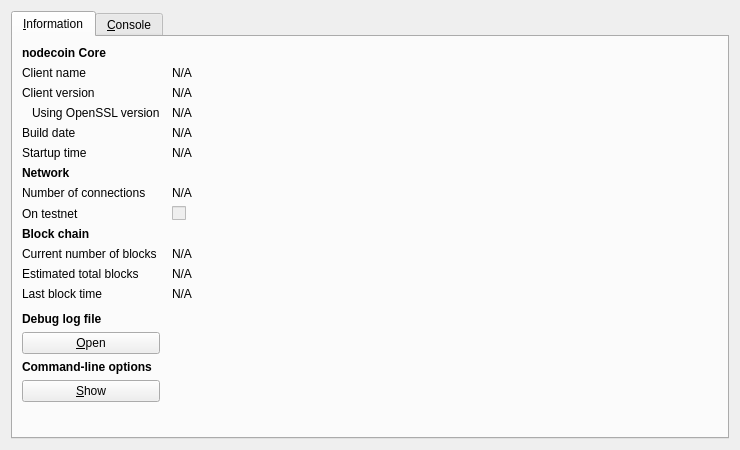
<?xml version="1.0" encoding="UTF-8"?>
<ui version="4.0">
 <class>RPCConsole</class>
 <widget class="QDialog" name="RPCConsole">
  <property name="geometry">
   <rect>
    <x>0</x>
    <y>0</y>
    <width>740</width>
    <height>450</height>
   </rect>
  </property>
  <property name="windowTitle">
   <string>nodecoin - Debug window</string>
  </property>
  <layout class="QVBoxLayout" name="verticalLayout_2">
   <item>
    <widget class="QTabWidget" name="tabWidget">
     <property name="currentIndex">
      <number>0</number>
     </property>
     <widget class="QWidget" name="tab_info">
      <attribute name="title">
       <string>&amp;Information</string>
      </attribute>
      <layout class="QGridLayout" name="gridLayout" columnstretch="0,1">
       <property name="horizontalSpacing">
        <number>12</number>
       </property>
       <item row="0" column="0">
        <widget class="QLabel" name="label_9">
         <property name="font">
          <font>
           <weight>75</weight>
           <bold>true</bold>
          </font>
         </property>
         <property name="text">
          <string>nodecoin Core</string>
         </property>
        </widget>
       </item>
       <item row="1" column="0">
        <widget class="QLabel" name="label_5">
         <property name="text">
          <string>Client name</string>
         </property>
        </widget>
       </item>
       <item row="1" column="1">
        <widget class="QLabel" name="clientName">
         <property name="cursor">
          <cursorShape>IBeamCursor</cursorShape>
         </property>
         <property name="text">
          <string>N/A</string>
         </property>
         <property name="textFormat">
          <enum>Qt::PlainText</enum>
         </property>
         <property name="textInteractionFlags">
          <set>Qt::LinksAccessibleByMouse|Qt::TextSelectableByKeyboard|Qt::TextSelectableByMouse</set>
         </property>
        </widget>
       </item>
       <item row="2" column="0">
        <widget class="QLabel" name="label_6">
         <property name="text">
          <string>Client version</string>
         </property>
        </widget>
       </item>
       <item row="2" column="1">
        <widget class="QLabel" name="clientVersion">
         <property name="cursor">
          <cursorShape>IBeamCursor</cursorShape>
         </property>
         <property name="text">
          <string>N/A</string>
         </property>
         <property name="textFormat">
          <enum>Qt::PlainText</enum>
         </property>
         <property name="textInteractionFlags">
          <set>Qt::LinksAccessibleByMouse|Qt::TextSelectableByKeyboard|Qt::TextSelectableByMouse</set>
         </property>
        </widget>
       </item>
       <item row="3" column="0">
        <widget class="QLabel" name="label_14">
         <property name="text">
          <string>Using OpenSSL version</string>
         </property>
         <property name="indent">
          <number>10</number>
         </property>
        </widget>
       </item>
       <item row="3" column="1">
        <widget class="QLabel" name="openSSLVersion">
         <property name="cursor">
          <cursorShape>IBeamCursor</cursorShape>
         </property>
         <property name="text">
          <string>N/A</string>
         </property>
         <property name="textFormat">
          <enum>Qt::PlainText</enum>
         </property>
         <property name="textInteractionFlags">
          <set>Qt::LinksAccessibleByMouse|Qt::TextSelectableByKeyboard|Qt::TextSelectableByMouse</set>
         </property>
        </widget>
       </item>
       <item row="4" column="0">
        <widget class="QLabel" name="label_12">
         <property name="text">
          <string>Build date</string>
         </property>
        </widget>
       </item>
       <item row="4" column="1">
        <widget class="QLabel" name="buildDate">
         <property name="cursor">
          <cursorShape>IBeamCursor</cursorShape>
         </property>
         <property name="text">
          <string>N/A</string>
         </property>
         <property name="textFormat">
          <enum>Qt::PlainText</enum>
         </property>
         <property name="textInteractionFlags">
          <set>Qt::LinksAccessibleByMouse|Qt::TextSelectableByKeyboard|Qt::TextSelectableByMouse</set>
         </property>
        </widget>
       </item>
       <item row="5" column="0">
        <widget class="QLabel" name="label_13">
         <property name="text">
          <string>Startup time</string>
         </property>
        </widget>
       </item>
       <item row="5" column="1">
        <widget class="QLabel" name="startupTime">
         <property name="cursor">
          <cursorShape>IBeamCursor</cursorShape>
         </property>
         <property name="text">
          <string>N/A</string>
         </property>
         <property name="textFormat">
          <enum>Qt::PlainText</enum>
         </property>
         <property name="textInteractionFlags">
          <set>Qt::LinksAccessibleByMouse|Qt::TextSelectableByKeyboard|Qt::TextSelectableByMouse</set>
         </property>
        </widget>
       </item>
       <item row="6" column="0">
        <widget class="QLabel" name="label_11">
         <property name="font">
          <font>
           <weight>75</weight>
           <bold>true</bold>
          </font>
         </property>
         <property name="text">
          <string>Network</string>
         </property>
        </widget>
       </item>
       <item row="7" column="0">
        <widget class="QLabel" name="label_7">
         <property name="text">
          <string>Number of connections</string>
         </property>
        </widget>
       </item>
       <item row="7" column="1">
        <widget class="QLabel" name="numberOfConnections">
         <property name="cursor">
          <cursorShape>IBeamCursor</cursorShape>
         </property>
         <property name="text">
          <string>N/A</string>
         </property>
         <property name="textFormat">
          <enum>Qt::PlainText</enum>
         </property>
         <property name="textInteractionFlags">
          <set>Qt::LinksAccessibleByMouse|Qt::TextSelectableByKeyboard|Qt::TextSelectableByMouse</set>
         </property>
        </widget>
       </item>
       <item row="8" column="0">
        <widget class="QLabel" name="label_8">
         <property name="text">
          <string>On testnet</string>
         </property>
        </widget>
       </item>
       <item row="8" column="1">
        <widget class="QCheckBox" name="isTestNet">
         <property name="enabled">
          <bool>false</bool>
         </property>
         <property name="text">
          <string/>
         </property>
        </widget>
       </item>
       <item row="9" column="0">
        <widget class="QLabel" name="label_10">
         <property name="font">
          <font>
           <weight>75</weight>
           <bold>true</bold>
          </font>
         </property>
         <property name="text">
          <string>Block chain</string>
         </property>
        </widget>
       </item>
       <item row="10" column="0">
        <widget class="QLabel" name="label_3">
         <property name="text">
          <string>Current number of blocks</string>
         </property>
        </widget>
       </item>
       <item row="10" column="1">
        <widget class="QLabel" name="numberOfBlocks">
         <property name="cursor">
          <cursorShape>IBeamCursor</cursorShape>
         </property>
         <property name="text">
          <string>N/A</string>
         </property>
         <property name="textFormat">
          <enum>Qt::PlainText</enum>
         </property>
         <property name="textInteractionFlags">
          <set>Qt::LinksAccessibleByMouse|Qt::TextSelectableByKeyboard|Qt::TextSelectableByMouse</set>
         </property>
        </widget>
       </item>
       <item row="11" column="0">
        <widget class="QLabel" name="label_4">
         <property name="text">
          <string>Estimated total blocks</string>
         </property>
        </widget>
       </item>
       <item row="11" column="1">
        <widget class="QLabel" name="totalBlocks">
         <property name="cursor">
          <cursorShape>IBeamCursor</cursorShape>
         </property>
         <property name="text">
          <string>N/A</string>
         </property>
         <property name="textFormat">
          <enum>Qt::PlainText</enum>
         </property>
         <property name="textInteractionFlags">
          <set>Qt::LinksAccessibleByMouse|Qt::TextSelectableByKeyboard|Qt::TextSelectableByMouse</set>
         </property>
        </widget>
       </item>
       <item row="12" column="0">
        <widget class="QLabel" name="label_2">
         <property name="text">
          <string>Last block time</string>
         </property>
        </widget>
       </item>
       <item row="12" column="1">
        <widget class="QLabel" name="lastBlockTime">
         <property name="cursor">
          <cursorShape>IBeamCursor</cursorShape>
         </property>
         <property name="text">
          <string>N/A</string>
         </property>
         <property name="textFormat">
          <enum>Qt::PlainText</enum>
         </property>
         <property name="textInteractionFlags">
          <set>Qt::LinksAccessibleByMouse|Qt::TextSelectableByKeyboard|Qt::TextSelectableByMouse</set>
         </property>
        </widget>
       </item>
       <item row="13" column="0">
        <spacer name="verticalSpacer_2">
         <property name="orientation">
          <enum>Qt::Vertical</enum>
         </property>
         <property name="sizeHint" stdset="0">
          <size>
           <width>20</width>
           <height>20</height>
          </size>
         </property>
        </spacer>
       </item>
       <item row="14" column="0">
        <widget class="QLabel" name="labelDebugLogfile">
         <property name="font">
          <font>
           <weight>75</weight>
           <bold>true</bold>
          </font>
         </property>
         <property name="text">
          <string>Debug log file</string>
         </property>
        </widget>
       </item>
       <item row="15" column="0">
        <widget class="QPushButton" name="openDebugLogfileButton">
         <property name="toolTip">
          <string>Open the nodecoin debug log file from the current data directory. This can take a few seconds for large log files.</string>
         </property>
         <property name="text">
          <string>&amp;Open</string>
         </property>
         <property name="autoDefault">
          <bool>false</bool>
         </property>
        </widget>
       </item>
       <item row="16" column="0">
        <widget class="QLabel" name="labelCLOptions">
         <property name="font">
          <font>
           <weight>75</weight>
           <bold>true</bold>
          </font>
         </property>
         <property name="text">
          <string>Command-line options</string>
         </property>
        </widget>
       </item>
       <item row="17" column="0">
        <widget class="QPushButton" name="showCLOptionsButton">
         <property name="toolTip">
          <string>Show the nodecoin-Qt help message to get a list with possible nodecoin command-line options.</string>
         </property>
         <property name="text">
          <string>&amp;Show</string>
         </property>
         <property name="autoDefault">
          <bool>false</bool>
         </property>
        </widget>
       </item>
       <item row="18" column="0">
        <spacer name="verticalSpacer">
         <property name="orientation">
          <enum>Qt::Vertical</enum>
         </property>
         <property name="sizeHint" stdset="0">
          <size>
           <width>20</width>
           <height>40</height>
          </size>
         </property>
        </spacer>
       </item>
      </layout>
     </widget>
     <widget class="QWidget" name="tab_console">
      <attribute name="title">
       <string>&amp;Console</string>
      </attribute>
      <layout class="QVBoxLayout" name="verticalLayout_3">
       <property name="spacing">
        <number>3</number>
       </property>
       <item>
        <widget class="QTextEdit" name="messagesWidget">
         <property name="minimumSize">
          <size>
           <width>0</width>
           <height>100</height>
          </size>
         </property>
         <property name="readOnly">
          <bool>true</bool>
         </property>
         <property name="tabKeyNavigation" stdset="0">
          <bool>false</bool>
         </property>
         <property name="columnCount" stdset="0">
          <number>2</number>
         </property>
        </widget>
       </item>
       <item>
        <layout class="QHBoxLayout" name="horizontalLayout">
         <property name="spacing">
          <number>3</number>
         </property>
         <item>
          <widget class="QLabel" name="label">
           <property name="text">
            <string notr="true">&gt;</string>
           </property>
          </widget>
         </item>
         <item>
          <widget class="QLineEdit" name="lineEdit"/>
         </item>
         <item>
          <widget class="QPushButton" name="clearButton">
           <property name="maximumSize">
            <size>
             <width>24</width>
             <height>24</height>
            </size>
           </property>
           <property name="toolTip">
            <string>Clear console</string>
           </property>
           <property name="text">
            <string/>
           </property>
           <property name="icon">
            <iconset resource="../bitcoin.qrc">
             <normaloff>:/icons/remove</normaloff>:/icons/remove</iconset>
           </property>
           <property name="shortcut">
            <string notr="true">Ctrl+L</string>
           </property>
           <property name="autoDefault">
            <bool>false</bool>
           </property>
          </widget>
         </item>
        </layout>
       </item>
      </layout>
     </widget>
    </widget>
   </item>
  </layout>
 </widget>
 <resources>
  <include location="../bitcoin.qrc"/>
 </resources>
 <connections/>
</ui>
